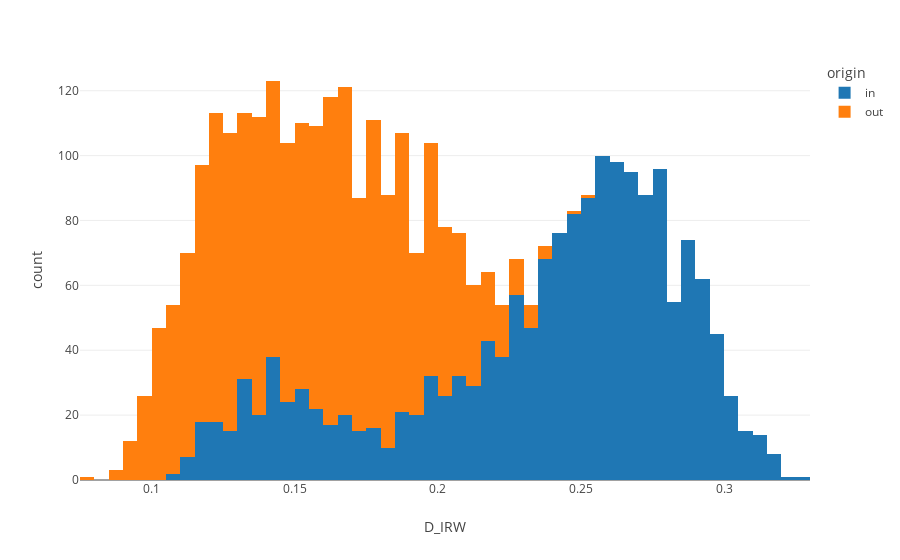

Notebook cell for this chart:
### Code cell
px.histogram(
                distances, 
                x = 'D_IRW',
                color = 'origin',
                template = 'none',
                nbins = 100
            )

### Figure 1 — Plotly figure (JSON) as saved in the notebook; plotly's stock layout.template omitted (floating-point values rounded to 4 significant figures; data arrays with more than 128 entries replaced by an {"elided": "..."} marker saying what was removed)
{"data": [{"alignmentgroup": "True", "bingroup": "x", "hovertemplate": "origin=in<br>D_IRW=%{x}<br>count=%{y}<extra></extra>", "legendgroup": "in", "marker": {"color": "#1F77B4", "pattern": {"shape": ""}}, "name": "in", "nbinsx": 100, "offsetgroup": "in", "orientation": "v", "showlegend": true, "type": "histogram", "x": {"elided": "1737 float values"}, "xaxis": "x", "yaxis": "y"}, {"alignmentgroup": "True", "bingroup": "x", "hovertemplate": "origin=out<br>D_IRW=%{x}<br>count=%{y}<extra></extra>", "legendgroup": "out", "marker": {"color": "#FF7F0E", "pattern": {"shape": ""}}, "name": "out", "nbinsx": 100, "offsetgroup": "out", "orientation": "v", "showlegend": true, "type": "histogram", "x": {"elided": "1821 float values"}, "xaxis": "x", "yaxis": "y"}], "layout": {"barmode": "relative", "legend": {"title": {"text": "origin"}, "tracegroupgap": 0}, "margin": {"t": 60}, "xaxis": {"anchor": "y", "domain": [0, 1], "title": {"text": "D_IRW"}}, "yaxis": {"anchor": "x", "domain": [0, 1], "title": {"text": "count"}}}}
